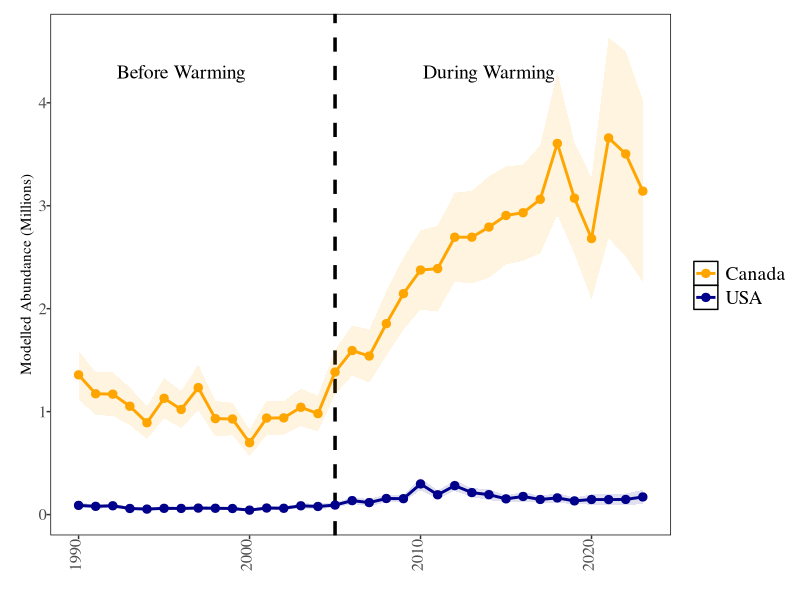
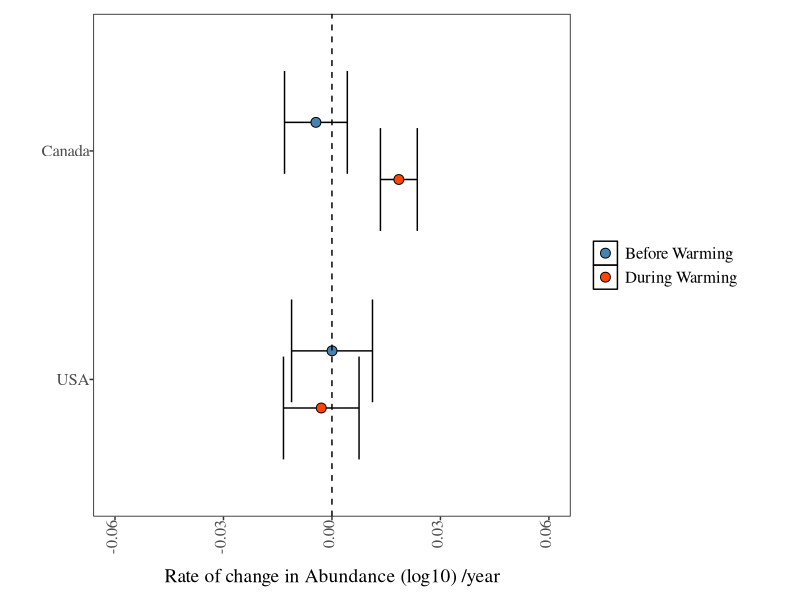
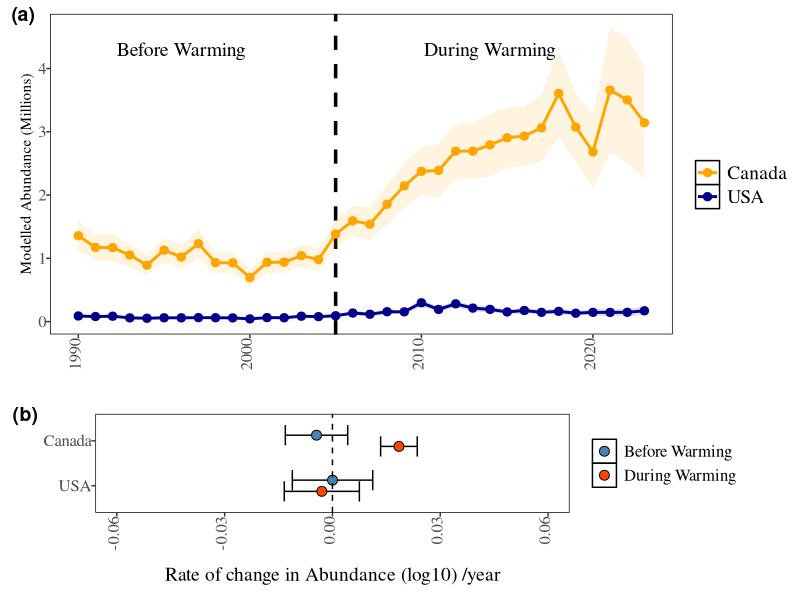
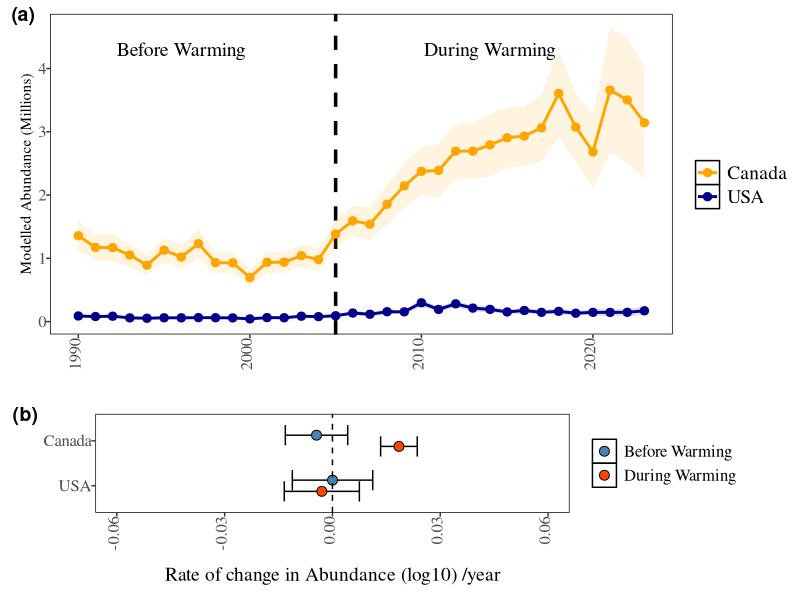

Source code (R) for these figures, in order: (Note: this script raises an error after producing the figures.)
library(dplyr)

library(broom)

library(ggplot2)
library(cowplot)
library(patchwork)
library(RColorBrewer)

library(grid)  # For unit() function
#theme----
theme_replace(panel.grid.minor = element_blank(), panel.grid.major = element_line(colour="black"),
              
              strip.background=element_rect(colour="black",fill="white"))

theme_set(theme_bw())

theme_replace(legend.key =element_rect(colour="black",fill="white"),
              
              plot.margin = unit(c(1.5,3,1.5,1), "cm"),
              
              #plot.margin=margin(3,4,4,0),
              
              #plot.margin=margin(3,4,4,0),
              
              plot.title=element_text(size=16,vjust=1.5,family="serif"),
              
              legend.background=element_rect(size=.9,colour="white",fill="white"),
              
              strip.text=element_text(size=14,family="serif",angle=0),
              
              panel.border = element_rect(colour = "black",fill=NA),
              
              panel.grid.minor = element_blank(), panel.grid.major = element_blank(),
              
              strip.background=element_rect(colour="black",fill="white"),
              
              axis.text.x = element_text(angle = 90, vjust = 0.2, hjust=1,size=12,family="serif"),
              
              axis.text.y = element_text(angle = 0, vjust = 0.5, hjust=1,size=12,family="serif"),
              
              axis.title.x=element_text(size=12,hjust=0.5,vjust=-2,family="serif"))

pd <- position_dodge(.5)
#END theme----
# Plot abuncance indexed regions ----

FigAbd.Region.Spring <- read.csv(here::here("2025-04-23/Output/IndexAbundance/abundance_ind_Region.Spring.csv"),row.names=NULL)
names(FigAbd.Region.Spring)

Reg_SlopSpring <- read.csv(here::here("2025-04-23/Output/IndexAbundance/RegionAbdSlope.Spring.csv"),row.names=NULL)
names(Reg_SlopSpring)
#To estimate the proportion ot toal abundance by Season, I have to do it here as teh script in 3.3Regional_Proportions can only easily be run if you have VAST
Reg_Prop<-read.csv(here::here("2025-04-23/Output/Proportions/proportions_and_density_Regional.csv"))
#isolate spring 
Reg_Prop_Spring <- subset(Reg_Prop, Reg_Prop$Season == "Spring")
names(Reg_Prop_Spring)
#plot check and adding vars to figure out proportion before and during warming.----
Reg_Prop_Spring$Period<-NULL
Reg_Prop_Spring$Period[Reg_Prop_Spring$Year<2006]<-"Before Warming"
Reg_Prop_Spring$Period[Reg_Prop_Spring$Year>2005]<-"During Warming"
Reg_Prop_Spring$Region<-factor(Reg_Prop_Spring$Index_Region)
names(Reg_Prop_Spring)
library(dplyr)

popr <- Reg_Prop_Spring %>%
  group_by(Period) %>%
  mutate(Total_EstimateForPeriod = sum(Index_Estimate)) %>%
  ungroup() %>%
  group_by(Period, Region) %>%
  summarise(Total_EstimateForRegion = sum(Index_Estimate), 
            Total_EstimateForPeriod = first(Total_EstimateForPeriod)) %>%
  mutate(Prop = Total_EstimateForRegion / Total_EstimateForPeriod * 100) %>%
  ungroup()

Regiona_Proportion_Plot_Spring<-ggplot(Reg_Prop_Spring, aes(x = Year, y = Proportion, fill = Index_Region)) +
  geom_area() +
  scale_fill_manual(values = c("orange", "darkblue")) +
  labs(
    title = "Mean Proportion of Total Est. Abun. Spring",
    x = "Year",
    y = "Proportion of Total (%)",
    fill = NULL
  ) +
  geom_vline(xintercept = 2006, linetype = "dashed", color = "black", size = 1)
##END adding vars to figure out proportion before and during warming.----
popr
##Figure ABD Panel A----
regpal<- c("orange", "darkblue")
colbline<-brewer.pal(3, "Dark2")
custom_labels <- c(
  "Canada: Before (93.9%), During (94%)",
  "USA:    Before ( 6.1%), During ( 6%)"
)
ARegionalPlot<- 
  ggplot(data = FigAbd.Region.Spring, aes(x = Year, y = Index_Estimate/1000000),group=Region)+
  geom_vline(xintercept=2005,lty=2,lwd=1.2)+
  #geom_errorbar(data =  FigAbd.Region.Spring, aes(x = Year, ymin = (Index_Estimate/1000000 - Index_SD/1000000), ymax = (Index_Estimate/1000000 + Index_SD/1000000), color = Region, group = Region), alpha = 0.65) +
  geom_ribbon(aes(x = Year, ymin = Index_Estimate/1000000 - Index_SD/1000000, 
                  ymax = Index_Estimate/1000000 +Index_SD/1000000, 
                  fill = Region), alpha = 0.12) +  # Use geom_ribbon for the SE band
  geom_line(aes(color =  Region), linewidth = 1) +                         # Line for the group
  geom_point(aes(color = Region), shape = 19,size=2.5) +                        # Points for data
  scale_fill_manual(values = regpal) +                    # Custom fill colors
  scale_color_manual(values = regpal) +
  # Combine legends
  guides(color = guide_legend(title = ""),
         fill = "none") + 
  labs(y="Modelled Abundance (Millions)", x="")+
  guides(color = guide_legend(title = ""))+
  annotate("text", x = 1996, y = 4.3, label = "Before Warming", color = "black", size = 5,family = "serif") +
  annotate("text", x = 2014, y = 4.3, label = "During Warming", color = "black", size = 5,family = "serif") +
  #Before
 # annotate("text", x = 1995, y = 3.1, label = "94%", color = "black", size = 4) +
#  annotate("segment", x = 1995, xend = 1995, y = 2.7, yend = 2, arrow = arrow(length = unit(.2, "cm"),type="closed")) +
 # annotate("text", x = 1992, y = .85, label = "6%", color = "black", size = 4) +
  #annotate("segment", x = 1992, xend = 1992, y = .7, yend = .3, arrow = arrow(length = unit(.2, "cm"),type="closed")) +
  #After
  #annotate("text", x = 2015, y = 6.2, label = "94%", color = "black", size = 4) +
  #annotate("segment", x = 2015, xend = 2015, y = 5.7, yend = 5.2, arrow = arrow(length = unit(.2, "cm"),type="closed")) +
  #annotate("text", x = 2015, y = .9, label = "6%", color = "black", size = 4) +
  #annotate("segment", x = 2015, xend = 2015, y = .7, yend = .3, arrow = arrow(length = unit(.2, "cm"),type="closed")) +
  #annotate("rect", xmin = 2004, xmax = 2014, ymin = 3, ymax = 5, alpha = 0.2, fill = "red") +
  theme(text = element_text(family = "serif"),  
        legend.box.background = element_blank(), # Transparent legend box
        legend.position.inside = c(.15,.7),
        legend.text = element_text(size = 14,family="serif"),
        plot.margin=margin(10, 5, 10, 15))
ARegionalPlot
#END Figure ABD A----
#Figure ABD RATE----
Reg_SlopSpring$Ord2Region<-factor(Reg_SlopSpring$Index_Region, levels=c("USA","Canada"))

Reg_SlopSpring$RevPeriod <- factor(Reg_SlopSpring$Period, levels = c("During Warming", "Before Warming")) 
RegionRatesPlot<-
  ggplot(Reg_SlopSpring , aes(x = factor(Ord2Region), y = estimate,fill=RevPeriod)) +
  geom_errorbar(aes(ymin = conf.low, ymax = conf.high), position = pd) +
  geom_point(shape = 21, size = 3, position = pd) +
  guides(fill = guide_legend(reverse = TRUE)) +  # Reverse the legend order
  scale_fill_manual(values = c("orangered","steelblue" ))+ #Reverse the colors
  coord_flip() +
  geom_hline(yintercept = 0, linetype = "dashed") + # Dashed line for y=0
  ylim(-0.06, 0.06) +
  #theme_minimal() + # A cleaner minimal theme
  theme(
    text = element_text(family = "serif"),  
    legend.position.inside = c(0.25, 0.6),               # Position of the legend
    legend.box.background = element_blank(), # Transparent legend box
    legend.title = element_blank(),             # Hide legend title
    legend.text = element_text(size = 12, family = "serif"), # Customize legend text
    axis.text = element_text(size = 14),      # Customize x-axis label
    axis.title.y = element_blank(),             # Remove y-axis label
    axis.title.x = element_text(size = 14),      # Customize x-axis label
    plot.margin=margin(10,40,20,30))+
  xlab("") +                                     # Clear x-axis label
  ylab("Rate of change in Abundance (log10) /year")
RegionRatesPlot
Figure2AbdAbdRates<-plot_grid(ARegionalPlot, RegionRatesPlot, nrow = 2,rel_heights = c(2, 1),labels = c("(a)", "(b)"))#,align = "v", axis = "lr") # Add labels
Figure2AbdAbdRates
#ggsave(here::here("R/DataforFinalFigs/Figure2AbdAbdRates.tiff"), plot = Figure2AbdAbdRates, dpi = 600, width = 8, height = 6, units = "in", device = "tiff")
# END Plot abundance indexed regions  ----
ggsave(here::here("R/Hali_Shift_withNF/NancBranchDataScript/FancyFiguresforMS/Figure2AbdAbdRates.jpeg"), plot = Figure2AbdAbdRates, dpi = 600, width = 8, height = 6, units = "in", device = "jpeg")
#EOA plots and table for supplemental----
# PLOT EAO,----

R/DataforFinalFigs



